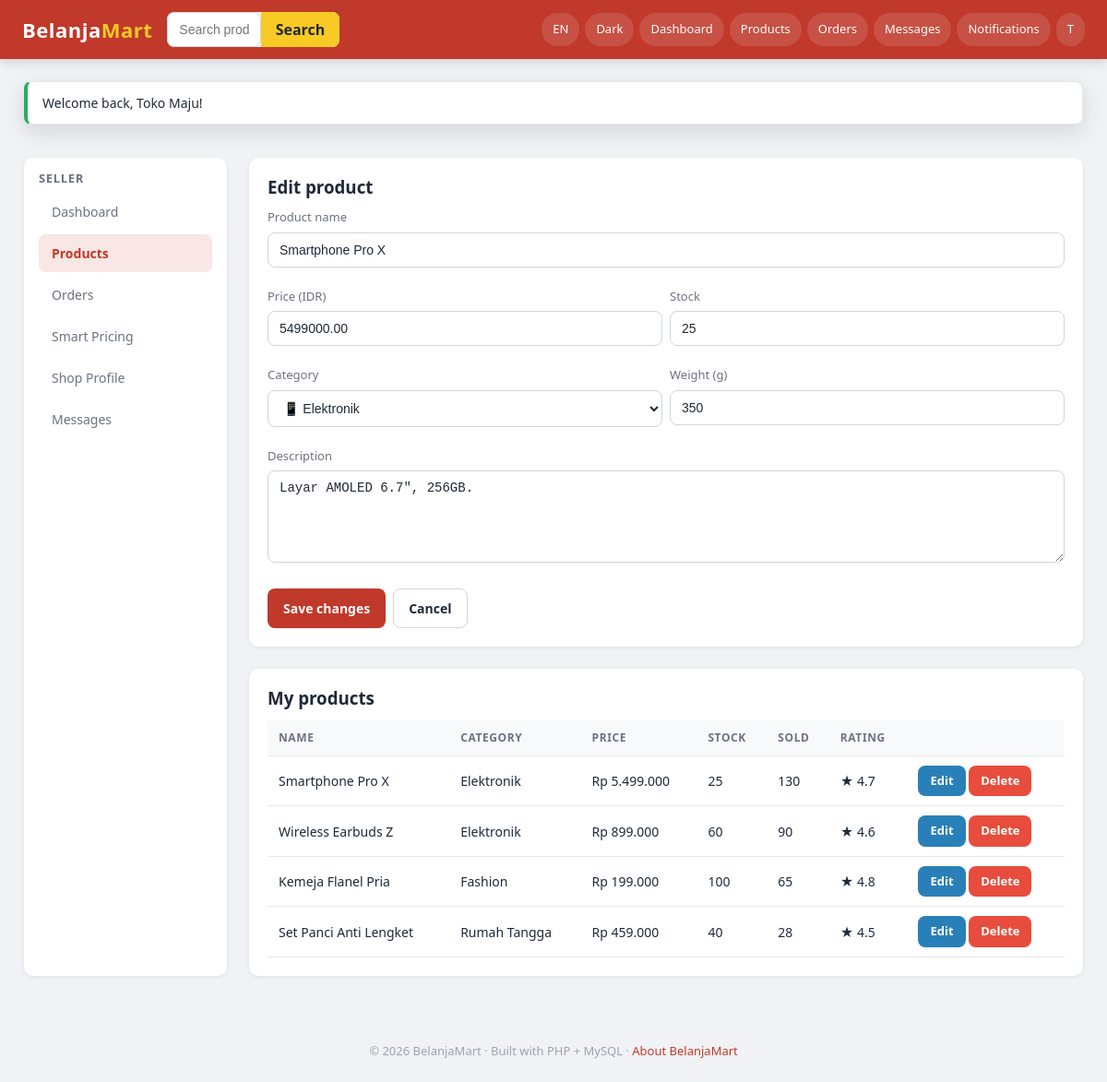
The page /frontend/pages/seller/products.php?edit=1 (signed in) on the database as committed earlier.
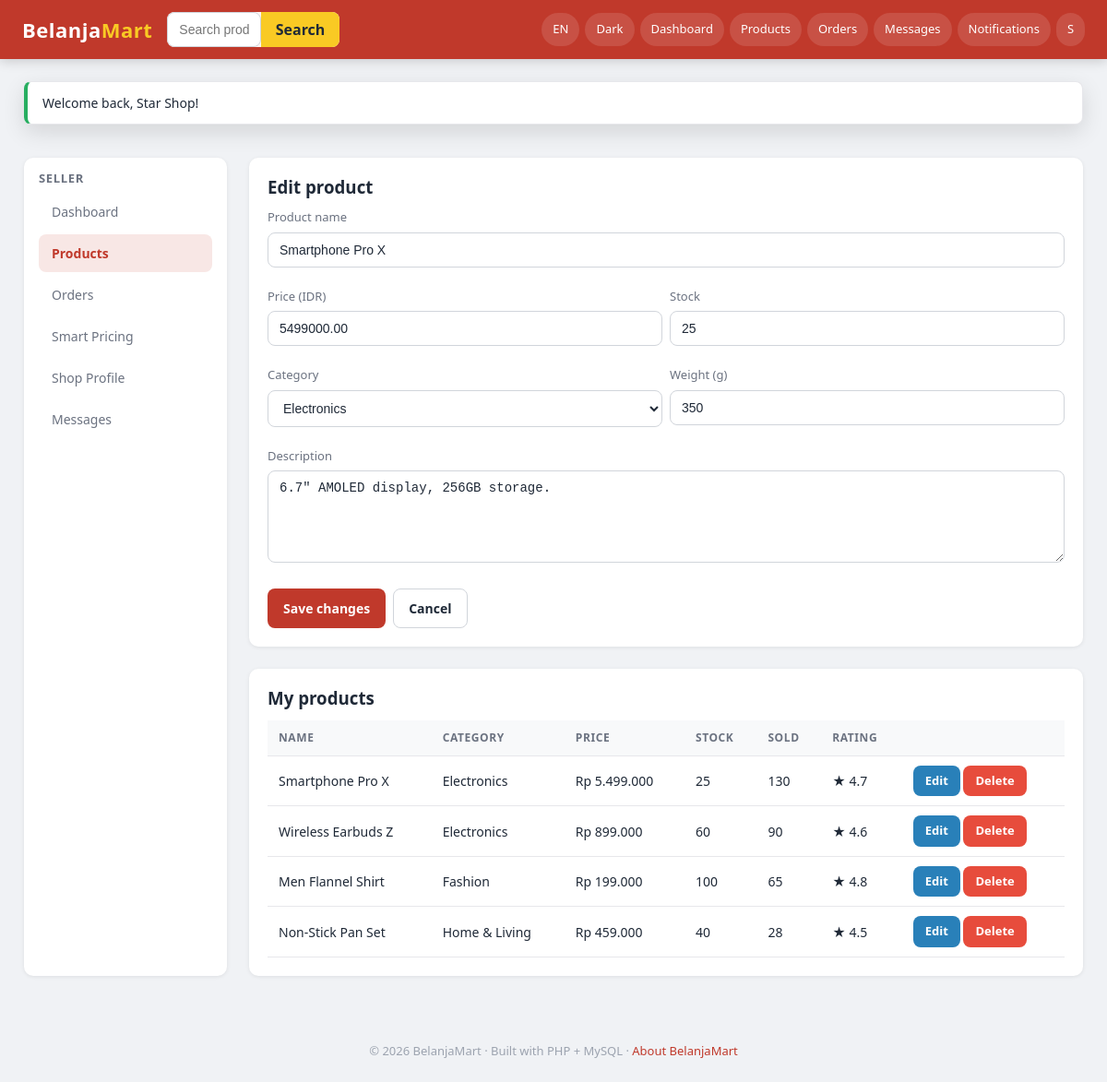
The same page on the database as committed later.
### tables this page shows
CREATE TABLE products (
    product_id     INT AUTO_INCREMENT PRIMARY KEY,
    seller_id      INT NOT NULL,                     
    category_id    INT,
    product_name   VARCHAR(180) NOT NULL,
    description    TEXT,
    price          DECIMAL(12,2) NOT NULL,           
    currency_code  CHAR(3) NOT NULL DEFAULT 'IDR',
    stock          INT NOT NULL DEFAULT 0,
    image          VARCHAR(255) DEFAULT NULL,
    weight_grams   INT NOT NULL DEFAULT 500,
    is_active      TINYINT(1) NOT NULL DEFAULT 1,
    average_rating DECIMAL(3,2) NOT NULL DEFAULT 0,
    total_reviews  INT NOT NULL DEFAULT 0,
    total_sold     INT NOT NULL DEFAULT 0,
    views          INT NOT NULL DEFAULT 0,
    created_at     TIMESTAMP DEFAULT CURRENT_TIMESTAMP,
    updated_at     TIMESTAMP DEFAULT CURRENT_TIMESTAMP ON UPDATE CURRENT_TIMESTAMP,
    FOREIGN KEY (seller_id)     REFERENCES users(user_id) ON DELETE CASCADE,
    FOREIGN KEY (category_id)   REFERENCES categories(category_id) ON DELETE SET NULL,
    FOREIGN KEY (currency_code) REFERENCES currencies(currency_code),
    INDEX idx_seller   (seller_id),
    INDEX idx_category (category_id),
    INDEX idx_active   (is_active),
    FULLTEXT KEY ft_name_desc (product_name, description)
);

CREATE TABLE categories (
    category_id    INT AUTO_INCREMENT PRIMARY KEY,
    category_name  VARCHAR(100) NOT NULL,
    icon           VARCHAR(20)  DEFAULT '📦',
    parent_id      INT NULL,
    FOREIGN KEY (parent_id) REFERENCES categories(category_id) ON DELETE SET NULL
);

CREATE TABLE currencies (
    currency_code  CHAR(3) PRIMARY KEY,             
    symbol         VARCHAR(8)   NOT NULL,
    name           VARCHAR(60)  NOT NULL,
     
    rate_to_usd    DECIMAL(18,6) NOT NULL DEFAULT 1,
    updated_at     TIMESTAMP DEFAULT CURRENT_TIMESTAMP ON UPDATE CURRENT_TIMESTAMP
);

### backend/core/Lang.php (called while the page is built, shortened)
<?php
class Lang
{
    private static ?string $locale = null;
    private static array $strings = [];
    private static array $fallback = [];
    private static bool $loaded = false;
    public static function locale(): string
    {
        if (self::$locale === null) {
            self::$locale = $_SESSION['__locale']
                ?? config('defaults.locale_code', 'en');
        }
        return self::$locale;
    }
    private static function load(): void
    {
        if (self::$loaded) return;
        $dir = __DIR__ . '/../lang/';
        $locale = self::locale();
        $fallbackFile = $dir . 'en.json';
        if (is_file($fallbackFile)) {
            self::$fallback = json_decode(file_get_contents($fallbackFile), true) ?: [];
        }
        if ($locale !== 'en') {
            $localeFile = $dir . $locale . '.json';
            if (is_file($localeFile)) {
                self::$strings = json_decode(file_get_contents($localeFile), true) ?: [];
            }
        } else {
            self::$strings = self::$fallback;
        }
        self::$loaded = true;
    }
    public static function get(string $key, array $replace = []): string
    {
        $text = self::$strings[$key] ?? self::$fallback[$key] ?? $key;
        return $text;
    }
}

### backend/core/Database.php (called while the page is built, shortened)
<?php
class Database
{
    private static ?PDO $pdo = null;
    public static function pdo(): PDO
    {
        if (self::$pdo instanceof PDO) {
            return self::$pdo;
        }
        $cfg  = config('db');
        $dsn  = sprintf(
            'mysql:host=%s;port=%d;dbname=%s;charset=%s',
            $cfg['host'], $cfg['port'], $cfg['database'], $cfg['charset']
        );
        try {
            self::$pdo = new PDO($dsn, $cfg['username'], $cfg['password'], [
                PDO::ATTR_ERRMODE            => PDO::ERRMODE_EXCEPTION,
                PDO::ATTR_DEFAULT_FETCH_MODE => PDO::FETCH_ASSOC,
                PDO::ATTR_EMULATE_PREPARES   => false,
            ]);
        } catch (PDOException $e) {
            http_response_code(500);
            die('Database connection failed: ' . $e->getMessage());
        }
        return self::$pdo;
    }
    public static function run(string $sql, array $params = []): PDOStatement
    {
        $stmt = self::pdo()->prepare($sql);
        $stmt->execute($params);
        return $stmt;
    }
    public static function all(string $sql, array $params = []): array
    {
        return self::run($sql, $params)->fetchAll();
    }
}

### backend/models/ProductModel.php (called while the page is built, shortened)
<?php
class ProductModel
{
    public static function bySeller(int $sellerId): array
    {
        return Database::all("
            SELECT p.*, c.category_name
            FROM products p
            LEFT JOIN categories c ON p.category_id = c.category_id
            WHERE p.seller_id = ?
            ORDER BY p.created_at DESC
        ", [$sellerId]);
    }
    public static function categories(): array
    {
        return Database::all("SELECT * FROM categories ORDER BY category_name");
    }
}

### backend/config/bootstrap.php (called while the page is built, shortened)
<?php
if (!defined('BM_BOOTSTRAPPED')) {
    $cfg = $GLOBALS['BM_CONFIG'];
    spl_autoload_register(function ($class) {
        $roots = [
            __DIR__ . '/../core/',
            __DIR__ . '/../models/',
            __DIR__ . '/../services/',
            __DIR__ . '/../controllers/',
            __DIR__ . '/../middleware/',
        ];
        foreach ($roots as $root) {
            $file = $root . $class . '.php';
            if (is_file($file)) {
                return;
            }
        }
    });
    foreach (['uploads', 'chat', 'logs'] as $key) {
        $path = $cfg['storage'][$key] ?? null;
        if ($path && !is_dir($path)) {
            @mkdir($path, 0777, true);
        }
    }
    require_once __DIR__ . '/../core/helpers.php';
}

### backend/core/Currency.php (called while the page is built, shortened)
<?php
class Currency
{
    private static array $cache = [];
    public static function load(): array
    {
        if (!empty(self::$cache)) return self::$cache;
        $rows = Database::all("SELECT * FROM currencies");
        foreach ($rows as $r) self::$cache[$r['currency_code']] = $r;
        return self::$cache;
    }
    public static function symbol(string $code): string
    {
        $all = self::load();
        return $all[$code]['symbol'] ?? $code;
    }
    public static function format(float $amount, string $code): string
    {
        $sym = self::symbol($code);
        $decimals = in_array($code, ['IDR', 'JPY'], true) ? 0 : 2;
        return $sym . ' ' . number_format($amount, $decimals, ',', '.');
    }
}

### frontend/pages/seller/products.php (the view, shortened to what the changed rows need)
<?php
require_once __DIR__ . '/../../../backend/config/bootstrap.php';
$user       = current_user();
$sellerId   = (int) $user['user_id'];
$categories = ProductModel::categories();
$products = ProductModel::bySeller($sellerId);
$edit     = null;
if (isset($_GET['edit'])) {
    foreach ($products as $p) if ((int) $p['product_id'] === (int) $_GET['edit']) $edit = $p;
}
layout('header', ['title' => 'Products']);
?>
<?php component('flash'); ?>
<div class="layout">
    <div>
        <div class="card">
            <form method="POST" class="grid" style="grid-template-columns: repeat(2, 1fr); gap:8px;">
                <div class="form-row" style="grid-column: span 2;">
                    <label>Product name</label>
                    <input type="text" name="product_name" required value="<?= e($edit['product_name'] ?? '') ?>">
                </div>
                <div class="form-row">
                    <label>Price (<?= e($user['currency'] ?? 'IDR') ?>)</label>
                    <input type="number" name="price" min="0" step="0.01" required value="<?= e($edit['price'] ?? '') ?>">
                </div>
                <div class="form-row">
                    <label>Stock</label>
                    <input type="number" name="stock" min="0" required value="<?= e($edit['stock'] ?? '') ?>">
                </div>
                <div class="form-row">
                    <label>Category</label>
                    <select name="category_id" required>
                        <?php foreach ($categories as $c): ?>
                            <option value="<?= (int) $c['category_id'] ?>" <?= ($edit['category_id'] ?? null) == $c['category_id'] ? 'selected' : '' ?>>
                                <?= e($c['icon']) ?> <?= e($c['category_name']) ?>
                            </option>
                        <?php endforeach; ?>
                    </select>
                </div>
                <div class="form-row">
                    <label>Weight (g)</label>
                    <input type="number" name="weight_grams" min="0" value="<?= e($edit['weight_grams'] ?? 500) ?>">
                </div>
                <div class="form-row" style="grid-column: span 2;">
                    <label>Description</label>
                    <textarea name="description"><?= e($edit['description'] ?? '') ?></textarea>
                </div>
            </form>
        </div>
        <div class="card mt-3" style="overflow-x:auto;">
            <?php if (empty($products)): ?>
                <p class="text-muted">No products yet.</p>
            <?php else: ?>
                <table class="table">
                    <thead><tr><th>Name</th><th>Category</th><th>Price</th><th>Stock</th><th>Sold</th><th>Rating</th><th></th></tr></thead>
                    <tbody>
                    <?php foreach ($products as $p): ?>
                        <tr>
                            <td><?= e($p['product_name']) ?></td>
                            <td><?= e($p['category_name'] ?? '-') ?></td>
                            <td><?= Currency::format((float) $p['price'], $p['currency_code']) ?></td>
                            <td><?= (int) $p['stock'] ?></td>
                            <td><?= (int) $p['total_sold'] ?></td>
                            <td>★ <?= number_format((float) $p['average_rating'], 1) ?></td>
                            <td>
                                <a class="btn btn-info btn-sm" href="?edit=<?= (int) $p['product_id'] ?>">Edit</a>
                                <form method="POST" style="display:inline;" onsubmit="return confirm('Delete this product?')">
                                    <button type="submit" class="btn btn-danger btn-sm">Delete</button>
                                </form>
                            </td>
                        </tr>
                    <?php endforeach; ?>
                    </tbody>
                </table>
            <?php endif; ?>
        </div>
    </div>
</div>

### frontend/components/navbar.php (shortened to what the changed rows need)
<?php
$role = $user['role'] ?? null;
?>
<header class="topbar">
    <div class="topbar-actions">
        <?php if (!$user): ?>
            <a class="pill" href="<?= base_url('/auth/role.php') ?>"><?= e(__('Sign in')) ?></a>
        <?php else: ?>
            <?php if ($role === 'buyer'): ?>
                <a class="pill" href="<?= base_url('/frontend/pages/buyer/wishlist.php') ?>" title="<?= e(__('Wishlist')) ?>">
                    <span class="label"><?= e(__('Wishlist')) ?></span>
                    <?php if (!empty($wishCount)): ?><span class="badge-count"><?= (int) $wishCount ?></span><?php endif; ?>
                </a>
                <a class="pill" href="<?= base_url('/frontend/pages/buyer/cart.php') ?>" title="<?= e(__('Cart')) ?>">
                    <span class="label"><?= e(__('Cart')) ?></span>
                    <?php if (!empty($cartCount)): ?><span class="badge-count"><?= (int) $cartCount ?></span><?php endif; ?>
                </a>
                <a class="pill" href="<?= base_url('/frontend/pages/buyer/orders.php') ?>" title="<?= e(__('Orders')) ?>">
                    <span class="label"><?= e(__('Orders')) ?></span>
                </a>
            <?php elseif ($role === 'seller'): ?>
                <a class="pill" href="<?= base_url('/frontend/pages/seller/dashboard.php') ?>"><span class="label"><?= e(__('Dashboard')) ?></span></a>
                <a class="pill" href="<?= base_url('/frontend/pages/seller/products.php') ?>"><span class="label"><?= e(__('Products')) ?></span></a>
                <a class="pill" href="<?= base_url('/frontend/pages/seller/orders.php') ?>"><span class="label"><?= e(__('Orders')) ?></span></a>
            <?php elseif ($role === 'admin'): ?>
                <a class="pill" href="<?= base_url('/frontend/pages/admin/dashboard.php') ?>">Admin</a>
            <?php endif; ?>
            <a class="pill" href="<?= base_url('/frontend/pages/shared/chat.php') ?>" title="<?= e(__('Messages')) ?>">
                <?= e(__('Messages')) ?>
            </a>
            <a class="pill" href="<?= base_url('/frontend/pages/shared/notifications.php') ?>" title="<?= e(__('Notifications')) ?>">
                <?= e(__('Notifications')) ?>
            </a>
            <a class="pill" href="<?= base_url('/auth/logout.php') ?>" title="<?= e(__('Logout')) ?>">
                <span class="label"><?= e(mb_strtoupper(mb_substr($user['name'], 0, 1))) ?></span>
            </a>
        <?php endif; ?>
    </div>
</header>

### frontend/components/flash.php
<?php
$ok  = flash('ok');
$err = flash('err');
if ($ok):
?>
<div class="toast toast-success" style="position:relative; margin-bottom:12px;">
    <?= e($ok) ?>
</div>
<?php endif; if ($err): ?>
<div class="toast toast-danger" style="position:relative; margin-bottom:12px;">
    <?= e($err) ?>
</div>
<?php endif; ?>

Rows that differ between the two databases and show on the page:
changed products "Smartphone Pro X": category_id "📱 Elektronik" → "Electronics"; description "Layar AMOLED 6.7\", 256GB." → "6.7\" AMOLED display, 256GB storage."; category.category_name "Elektronik" → "Electronics"
changed products "Wireless Earbuds Z": category.category_name "Elektronik" → "Electronics"
changed products "Fashion": product_name "Kemeja Flanel Pria" → "Men Flannel Shirt"
changed products "Rp 459.000": product_name "Set Panci Anti Lengket" → "Non-Stick Pan Set"; category.category_name "Rumah Tangga" → "Home & Living"
Other text that changed with them:
mb_strtoupper(mb_substr($user['name'], 0, 1)): "T" → "S"
$ok: "Welcome back, Toko Maju!" → "Welcome back, Star Shop!"
